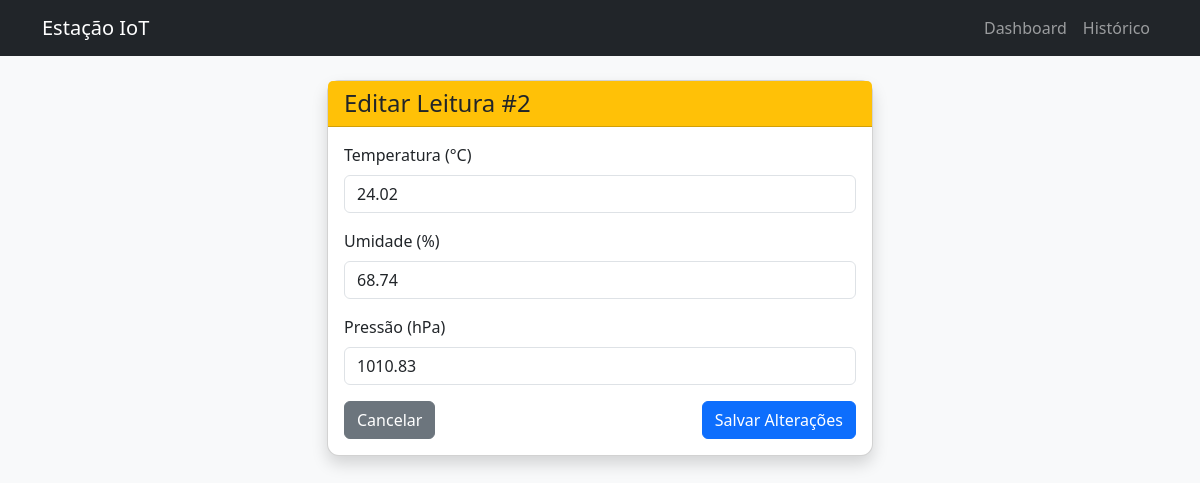
Screenshot of /leituras/2 with the database file from the repository.
### tables this page shows
CREATE TABLE leituras (
    id INTEGER PRIMARY KEY AUTOINCREMENT,
    temperatura REAL NOT NULL,
    umidade REAL NOT NULL,
    pressao REAL,
    localizacao TEXT DEFAULT 'Lab',
    timestamp DATETIME DEFAULT (datetime('now', 'localtime'))
);

### app.py (the view)
@app.route('/leituras/<int:id>', methods=['GET'])
def detalhe(id):
    leitura = database.buscar_leitura(id)
    if not leitura: return "Não encontrado", 404
    return render_template('editar.html', leitura=leitura)

### database.py (called while the page is built)
def get_db_connection():
    conn = sqlite3.connect(DATABASE, timeout=10) # [cite: 130]
    conn.execute('PRAGMA journal_mode=WAL')      # [cite: 131]
    conn.execute('PRAGMA busy_timeout=5000')     # [cite: 132]
    conn.row_factory = sqlite3.Row               # [cite: 133]
    return conn

def buscar_leitura(id):
    conn = get_db_connection()
    leitura = conn.execute('SELECT * FROM leituras WHERE id = ?', (id,)).fetchone()
    conn.close()
    return leitura

### templates/editar.html (shortened to what this page needs)
{% extends "base.html" %}
{% block content %}
<div class="row justify-content-center">
    <div class="col-md-6">
        <div class="card shadow">
            <div class="card-header bg-warning text-dark">
                <h4 class="mb-0">Editar Leitura #{{ leitura.id }}</h4>
            </div>
            <div class="card-body">
                <form id="editForm">
                    <div class="mb-3">
                        <label class="form-label">Temperatura (°C)</label>
                        <input type="number" step="0.1" class="form-control" id="temp" value="{{ leitura.temperatura }}" required>
                    </div>
                    <div class="mb-3">
                        <label class="form-label">Umidade (%)</label>
                        <input type="number" step="0.1" class="form-control" id="umid" value="{{ leitura.umidade }}" required>
                    </div>
                    <div class="mb-3">
                        <label class="form-label">Pressão (hPa)</label>
                        <input type="number" step="0.1" class="form-control" id="pressao" value="{{ leitura.pressao }}">
                    </div>
                    <div class="d-flex justify-content-between">
                        <a href="/leituras" class="btn btn-secondary">Cancelar</a>
                        <button type="submit" class="btn btn-primary">Salvar Alterações</button>
                    </div>
                </form>
            </div>
        </div>
    </div>
</div>
{% endblock %}

### static/css/style.css (style rules this page uses)
body { font-family: 'Segoe UI', Tahoma, Geneva, Verdana, sans-serif; }
.card { border-radius: 12px; transition: transform 0.2s; }

### rows the page displays
leituras: id "2", temperatura "24.02", umidade "68.74", pressao "1010.83"
